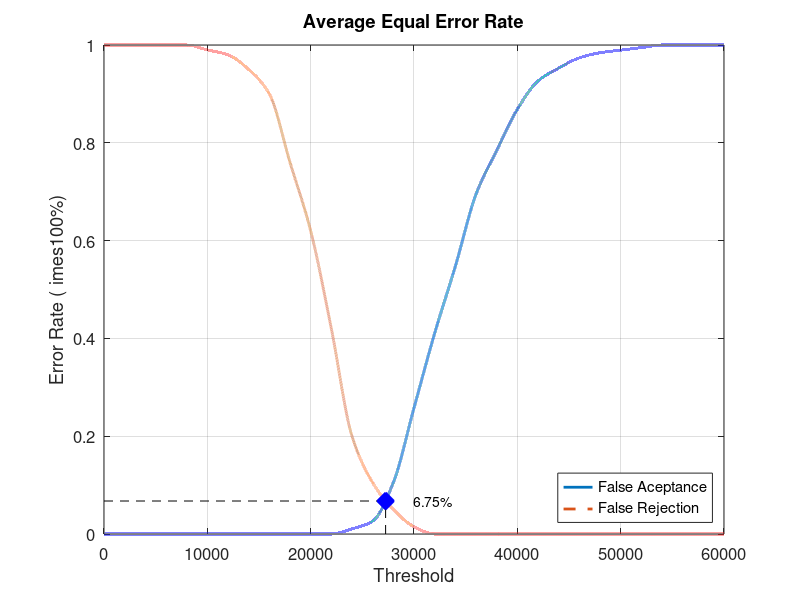
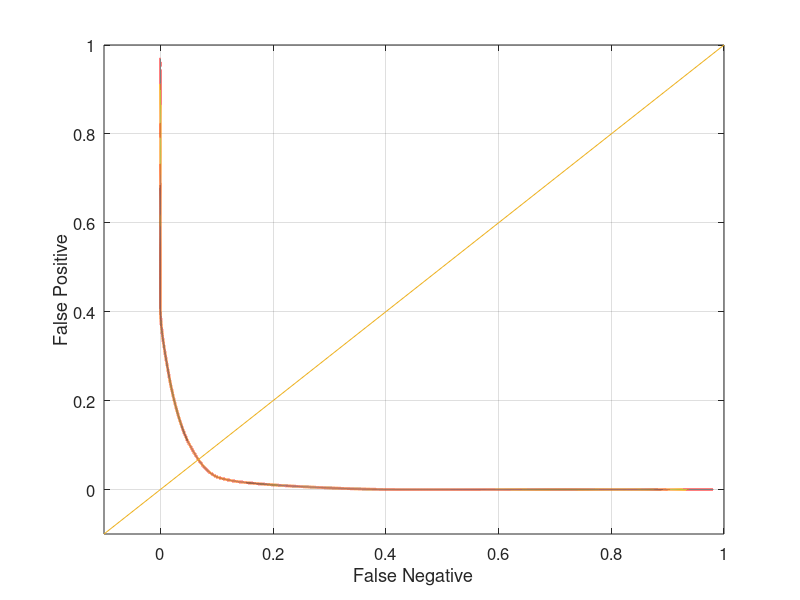

Here is the MATLAB script that generated these plots, in order:
close all;
clear;
clc;
x = 0:2000:60000;
xq = 0:0.5:60000;

y0 = [0 0 0 0 0 0 0 0 0 0 0 0 0.0105263 0.0263158 0.105263 0.257895 0.410526 0.547368 0.694737 0.784211 0.868421 0.926316 0.952632 0.973684 0.984211 0.989474 0.994737 1 1 1 1]
yy0 = interp1(x, y0, xq, 'pchip');
y1 = [1 1 1 1 1 0.99 0.98 0.95 0.9 0.76 0.62 0.42 0.2 0.105 0.05 0.015 0 0 0 0 0 0 0 0 0 0 0 0 0 0 0]
yy1 = interp1(x, y1, xq, 'pchip');

% Calculating EER: 
y2 = abs(y0 - y1);
find(y2 == min(y2))
yy2 = abs(yy0 - yy1);
xEER = find(yy2 == min(yy2));
xEERIndex = xq(xEER) % X-axis EER
yEER = yy0(xEER) % Y-axis EER

main = figure
plot(xq, yy0,'-','LineWidth', 2);	hold on
plot(xq, yy1,'--','LineWidth', 2);	hold on
plot([xEERIndex xEERIndex], [0 yEER], 'k--');	hold on
plot([0 xEERIndex], [yEER yEER], 'k--');	hold on
plot(xEERIndex, yEER, 'bx', 'LineWidth', 10);	hold on
text(xEERIndex + 10 * xEERIndex / 100, yEER, [num2str(round((10000 * yEER)) / 100) '%'])
legend('False Aceptance', 'False Rejection', 'Location', 'SouthEast')
xlabel('Threshold')
ylabel('Error Rate (	imes100%)')
title('Average Equal Error Rate')
set(gca, 'FontSize', 12)
axis([0 60000 0 1])
grid on

print(main, 'Database3_1Main', '-dpng');
FNRxFPR = figure('Color', [1 1 1]);
plot(yy1, yy0, '-', yy1, yy0, 'LineWidth', 2);
hold on
y = -0.1:0.1:1
plot(y, y); 
set(gca, 'FontSize', 12)
xlabel('False Negative')
ylabel('False Positive')
axis([-0.1 1 -0.1 1])
set(gca, 'FontSize', 12)
grid on

print(FNRxFPR, 'Database3_1FNRxFPR','-dpng');
